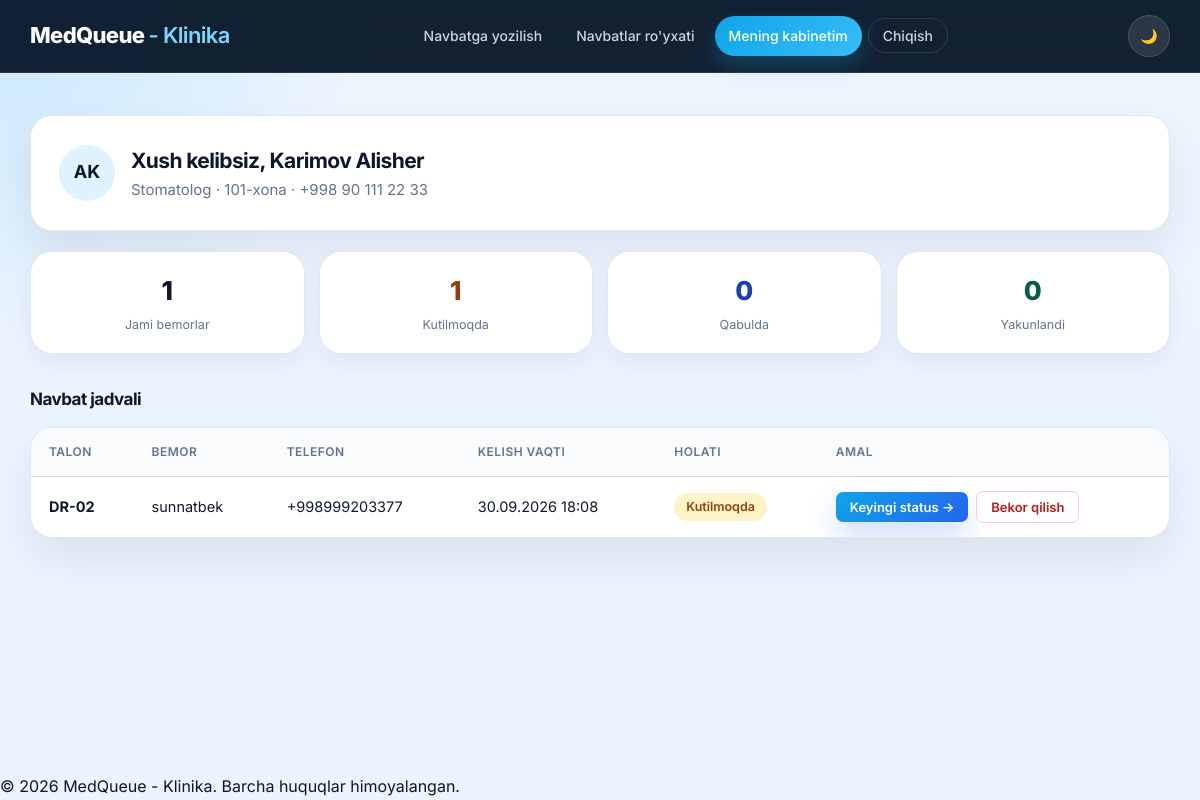
Screenshot of /kabinet/ (signed in) with the database file from the repository.
### clinic/models.py (models this page shows, shortened)
class Doctor(models.Model):
    class Specialty(models.TextChoices):
        STOMATOLOG = "stomatolog", "Stomatolog"
        TERAPEVT = "terapevt", "Terapevt"
        KARDIOLOG = "kardiolog", "Kardiolog"
        PEDIATR = "pediatr", "Pediatr"
    user = models.OneToOneField(
        settings.AUTH_USER_MODEL,
        verbose_name="Foydalanuvchi hisobi",
        on_delete=models.SET_NULL,
        null=True,
        blank=True,
        related_name="doctor_profile",
    )
    first_name = models.CharField("Ism", max_length=100)
    last_name = models.CharField("Familiya", max_length=100)
    specialty = models.CharField(
        "Mutaxassislik",
        max_length=20,
        choices=Specialty.choices,
        default=Specialty.TERAPEVT,
    )
    room_number = models.PositiveSmallIntegerField("Xona raqami")
    phone_number = models.CharField("Telefon raqami", max_length=20)
    class Meta:
        verbose_name = "Shifokor"
        verbose_name_plural = "Shifokorlar"
        ordering = ["last_name", "first_name"]

class Appointment(models.Model):
    class Status(models.TextChoices):
        KUTILMOQDA = "kutilmoqda", "Kutilmoqda"
        QABULDA = "qabulda", "Qabulda"
        YAKUNLANDI = "yakunlandi", "Yakunlandi"
    STATUS_ORDER = [Status.KUTILMOQDA, Status.QABULDA, Status.YAKUNLANDI]
    ticket_number = models.CharField(
        "Talon raqami", max_length=10, unique=True, blank=True, editable=False
    )
    patient_name = models.CharField("Bemor ismi", max_length=100)
    phone_number = models.CharField("Telefon raqami", max_length=20)
    doctor = models.ForeignKey(
        Doctor,
        verbose_name="Shifokor",
        on_delete=models.CASCADE,
        related_name="appointments",
    )
    created_at = models.DateTimeField("Yozilgan vaqti", auto_now_add=True)
    appointment_time = models.DateTimeField(
        "Kirish vaqti",
        default=timezone.now,
        help_text="Bemor tanlagan kelish vaqti",
    )
    status = models.CharField(
        "Holati",
        max_length=20,
        choices=Status.choices,
        default=Status.KUTILMOQDA,
    )
    class Meta:
        verbose_name = "Navbat yozuvi"
        verbose_name_plural = "Navbat yozuvlari"
        ordering = ["appointment_time", "created_at"]

### clinic/views.py (the view)
# urls.py: path("kabinet/", doctor_cabinet_view, name="doctor_cabinet"),
@login_required
def doctor_cabinet_view(request):
    doctor = getattr(request.user, "doctor_profile", None)
    if doctor is None:
        messages.error(
            request,
            "Sizning hisobingiz hech qanday shifokor profiliga bog'lanmagan. Administratorga murojaat qiling.",
        )
        return render(request, "clinic/doctor_cabinet.html", {"doctor": None})
    qidiruv = request.GET.get("q", "").strip()
    tanlangan_holat = request.GET.get("status", "")
    appointments = doctor.appointments.all()
    if tanlangan_holat:
        appointments = appointments.filter(status=tanlangan_holat)
    if qidiruv:
        appointments = appointments.filter(
            Q(patient_name__icontains=qidiruv) | Q(phone_number__icontains=qidiruv)
        )
    appointments = appointments.order_by("appointment_time", "created_at")
    context = {
        "doctor": doctor,
        "appointments": appointments,
        "statistika": bugungi_statistika(appointments),
        "qidiruv": qidiruv,
        "tanlangan_holat": tanlangan_holat,
    }
    return render(request, "clinic/doctor_cabinet.html", context)

### clinic/views.py (called while the page is built)
def bugungi_statistika(appointments_qs):
    return {
        "jami": appointments_qs.count(),
        "kutilmoqda": appointments_qs.filter(status=Appointment.Status.KUTILMOQDA).count(),
        "qabulda": appointments_qs.filter(status=Appointment.Status.QABULDA).count(),
        "yakunlandi": appointments_qs.filter(status=Appointment.Status.YAKUNLANDI).count(),
    }

### templates/clinic/doctor_cabinet.html (shortened to what this page needs)
{% extends "base.html" %}
{% block content %}
    {% if doctor %}
        <div class="shifokor-sarlavha karta">
            <span class="avatar avatar-katta">{{ doctor.first_name|first }}{{ doctor.last_name|first }}</span>
            <div>
                <h1>Xush kelibsiz, {{ doctor.last_name }} {{ doctor.first_name }}</h1>
                <p class="sahifa-subtitr" style="margin-bottom: 0;">
                    {{ doctor.get_specialty_display }} &middot; {{ doctor.room_number }}-xona &middot; {{ doctor.phone_number }}
                </p>
            </div>
        </div>
        <div class="statistika-qatori">
            <div class="stat-karta">
                <span class="stat-son">{{ statistika.jami }}</span>
                <span class="stat-yorliq">Jami bemorlar</span>
            </div>
            <div class="stat-karta stat-kutilmoqda">
                <span class="stat-son">{{ statistika.kutilmoqda }}</span>
                <span class="stat-yorliq">Kutilmoqda</span>
            </div>
            <div class="stat-karta stat-qabulda">
                <span class="stat-son">{{ statistika.qabulda }}</span>
                <span class="stat-yorliq">Qabulda</span>
            </div>
            <div class="stat-karta stat-yakunlandi">
                <span class="stat-son">{{ statistika.yakunlandi }}</span>
                <span class="stat-yorliq">Yakunlandi</span>
            </div>
        </div>
        <h2 class="bolim-sarlavha">Navbat jadvali</h2>
        {% if appointments %}
            <div class="jadval-oynasi">
                <table class="jadval">
                    <thead>
                        <tr>
                            <th>Talon</th>
                            <th>Bemor</th>
                            <th>Telefon</th>
                            <th>Kelish vaqti</th>
                            <th>Holati</th>
                            <th>Amal</th>
                        </tr>
                    </thead>
                    <tbody>
                        {% for yozuv in appointments %}
                            <tr>
                                <td><strong>{{ yozuv.ticket_number }}</strong></td>
                                <td>{{ yozuv.patient_name }}</td>
                                <td>{{ yozuv.phone_number }}</td>
                                <td>{{ yozuv.appointment_time|date:"d.m.Y H:i" }}</td>
                                <td><span class="holat holat-{{ yozuv.status }}">{{ yozuv.get_status_display }}</span></td>
                                <td>
                                    <div class="amallar-qatori">
                                        {% if yozuv.status != "yakunlandi" %}
                                            <form method="post" action="{% url 'doctor_advance_status' yozuv.pk %}">
                                                <button type="submit" class="tugma tugma-asosiy tugma-kichik">Keyingi status →</button>
                                            </form>
                                        {% else %}
                                            <span style="color: var(--kulrang);">&mdash;</span>
                                        {% endif %}
                                        <form method="post" action="{% url 'doctor_cancel_appointment' yozuv.pk %}" onsubmit="return confirm('Ushbu bemor yozuvini o\'chirishga ishonchingiz komilmi?');">
                                            <button type="submit" class="tugma tugma-xavfli tugma-kichik">Bekor qilish</button>
                                        </form>
                                    </div>
                                </td>
                            </tr>
                        {% endfor %}
                    </tbody>
                </table>
            </div>
        {% else %}
            <div class="karta bosh-holat">
                <p>Bugun sizga hali bemor yozilmagan.</p>
            </div>
        {% endif %}
    {% else %}
        <div class="karta bosh-holat">
            <p>Profil topilmadi.</p>
        </div>
    {% endif %}
{% endblock %}

### templates/base.html (shortened to what this page needs)
{% load static %}
<!DOCTYPE html>
<html lang="uz">
<head>
</head>
<body>
    <nav class="navbar">
        <div class="navbar-ichki">
            <a href="/" class="logo">MedQueue <span>- Klinika</span></a>
            <ul class="nav-linklar" id="navLinklar">
                <li><a href="/navbatga-yozilish/">Navbatga yozilish</a></li>
                <li><a href="/navbatlar/">Navbatlar ro'yxati</a></li>
                {% if request.user.is_authenticated %}
                    <li><a href="/kabinet/">Mening kabinetim</a></li>
                    <li>
                        <form method="post" action="{% url 'doctor_logout' %}" class="chiqish-forma">
                            <button type="submit" class="chiqish-tugma">Chiqish</button>
                        </form>
                    </li>
                {% else %}
                    <li><a href="/kabinet/kirish/">Shifokor kabineti</a></li>
                {% endif %}
            </ul>
            <div class="nav-actions">
                <button class="theme-toggle" id="themeToggle" type="button" aria-label="Switch theme">☀️</button>
            </div>
        </div>
    </nav>
    <main class="kontayner">
        {% block content %}{% endblock %}
    </main>
    <footer class="footer">
        &copy; 2026 MedQueue - Klinika. Barcha huquqlar himoyalangan.
    </footer>
</body>
</html>

### templates/base.html (style rules this page uses)
:root { --asosiy: #0ea5e9; --asosiy-qorongi: #0f172a; --asosiy-och: #e0f2fe; --asosiy-halqa: rgba(14, 165, 233, 0.17); --matn: #0f172a; --kulrang: #64748b; --fon: #edf5ff; --oq: #ffffff; --chegara: rgba(148, 163, 184, 0.25); --radius: 22px; --radius-kichik: 12px; --soya: 0 20px 40px rgba(15, 23, 42, 0.08); --soya-kichik: 0 10px 24px rgba(15, 23, 42, 0.06); --qora: #071627; --yashil: #14b8a6; --input-bg: #f8fbff; --panel-alt: #fafbfc; --nav-bg: rgba(7, 22, 39, 0.95); --nav-text: rgba(226, 232, 240, 0.9); --form-weak: rgba(148, 163, 184, 0.4); }
* { margin: 0; padding: 0; box-sizing: border-box; }
html { scroll-behavior: smooth; }
body { font-family: "Inter", -apple-system, "Segoe UI", Roboto, Arial, sans-serif; background: radial-gradient(circle at top left, rgba(14, 165, 233, 0.16), transparent 25%), linear-gradient(180deg, var(--fon) 0%, color-mix(in srgb, var(--fon) 82%, #dfeafc 18%) 100%); color: var(--matn); line-height: 1.6; min-height: 100vh; display: flex; flex-direction: column; -webkit-font-smoothing: antialiased; transition: background 0.25s ease, color 0.25s ease; }
h1, h2, h3 { font-weight: 700; letter-spacing: -0.03em; }
.navbar { background: rgba(7, 22, 39, 0.95); border-bottom: 1px solid rgba(148, 163, 184, 0.18); position: sticky; top: 0; z-index: 100; backdrop-filter: blur(12px); }
.navbar-ichki { max-width: 1180px; margin: 0 auto; padding: 0 20px; height: 72px; display: flex; align-items: center; gap: 16px; }
.nav-actions { display: flex; align-items: center; gap: 10px; margin-left: auto; }
.logo { font-size: 22px; font-weight: 800; color: #f8fbff; text-decoration: none; letter-spacing: -0.03em; }
.logo span { color: #7dd3fc; font-weight: 600; }
.nav-linklar { display: flex; align-items: center; gap: 6px; list-style: none; margin-left: auto; }
.nav-linklar a { display: block; padding: 9px 14px; border-radius: 999px; text-decoration: none; color: rgba(226, 232, 240, 0.9); font-weight: 500; font-size: 14px; transition: all 0.2s ease; }
.nav-linklar a.aktive { background: linear-gradient(135deg, var(--asosiy), #38bdf8); color: #fff; box-shadow: 0 10px 20px rgba(14, 165, 233, 0.25); }
.chiqish-forma { margin: 0; }
.chiqish-tugma { font-family: inherit; background: transparent; border: 1px solid rgba(148, 163, 184, 0.22); padding: 8px 14px; border-radius: 999px; color: rgba(226, 232, 240, 0.9); font-weight: 500; font-size: 14px; cursor: pointer; }
.kontayner { max-width: 1180px; width: 100%; margin: 0 auto; padding: 42px 20px 32px; flex: 1; }
.sahifa-subtitr { color: var(--kulrang); font-size: 15px; margin-bottom: 28px; }
.karta { background-color: var(--oq); border: 1px solid var(--chegara); border-radius: var(--radius); box-shadow: var(--soya); padding: 28px; }
.tugma { display: inline-flex; align-items: center; justify-content: center; gap: 6px; padding: 11px 22px; border-radius: var(--radius-kichik); border: none; cursor: pointer; font-size: 14.5px; font-weight: 600; font-family: inherit; text-decoration: none; transition: background-color 0.15s, transform 0.1s, box-shadow 0.15s; }
.tugma-asosiy { background: linear-gradient(135deg, #0ea5e9, #2563eb); color: var(--oq); box-shadow: 0 14px 28px rgba(37, 99, 235, 0.22); }
.tugma-kichik { padding: 7px 14px; font-size: 13px; border-radius: 7px; }
.holat { display: inline-block; padding: 4px 12px; border-radius: 999px; font-size: 12.5px; font-weight: 600; }
.holat-kutilmoqda { background-color: #fef3c7; color: #92400e; }
.jadval-oynasi { overflow-x: auto; background-color: var(--oq); border: 1px solid var(--chegara); border-radius: var(--radius); box-shadow: var(--soya); }
.jadval { width: 100%; border-collapse: collapse; }
.jadval th, .jadval td { text-align: left; padding: 14px 18px; border-bottom: 1px solid var(--chegara); white-space: nowrap; font-size: 14.5px; }
.jadval th { color: var(--kulrang); font-weight: 600; font-size: 12px; text-transform: uppercase; letter-spacing: 0.04em; background-color: var(--panel-alt); }
.jadval tr:last-child td { border-bottom: none; }
.theme-toggle { border: 1px solid rgba(148, 163, 184, 0.25); background: rgba(255, 255, 255, 0.1); color: #f8fafc; width: 42px; height: 42px; border-radius: 50%; display: inline-flex; align-items: center; justify-content: center; cursor: pointer; font-size: 18px; transition: transform 0.15s ease, background 0.2s ease; margin-left: auto; font-size: 14px; }

### rows the page displays
Doctor: first_name|first "A", last_name|first "K", last_name "Karimov", first_name "Alisher", specialty "Stomatolog", room_number "101", phone_number "+998 90 111 22 33"
Appointment: ticket_number "DR-02", patient_name "sunnatbek", phone_number "+998999203377", appointment_time "30.09.2026 18:08", status "Kutilmoqda", shows "Keyingi status →"

### other values shown
{{ statistika.jami }} "1"
{{ statistika.kutilmoqda }} "1"
{{ statistika.qabulda }} "0"
{{ statistika.yakunlandi }} "0"
